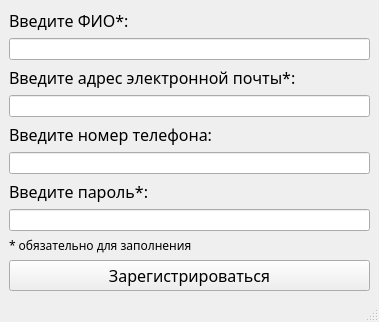
<?xml version="1.0" encoding="UTF-8"?>
<ui version="4.0">
 <class>MainWindow</class>
 <widget class="QMainWindow" name="MainWindow">
  <property name="geometry">
   <rect>
    <x>0</x>
    <y>0</y>
    <width>379</width>
    <height>313</height>
   </rect>
  </property>
  <property name="windowTitle">
   <string>Регистрация</string>
  </property>
  <widget class="QWidget" name="centralwidget">
   <layout class="QVBoxLayout" name="verticalLayout">
    <item>
     <widget class="QLabel" name="label">
      <property name="font">
       <font>
        <family>Candara</family>
        <pointsize>12</pointsize>
       </font>
      </property>
      <property name="text">
       <string>Введите ФИО*:</string>
      </property>
     </widget>
    </item>
    <item>
     <widget class="QLineEdit" name="name"/>
    </item>
    <item>
     <widget class="QLabel" name="label_2">
      <property name="font">
       <font>
        <family>Candara</family>
        <pointsize>12</pointsize>
       </font>
      </property>
      <property name="text">
       <string>Введите адрес электронной почты*:</string>
      </property>
     </widget>
    </item>
    <item>
     <widget class="QLineEdit" name="email">
      <property name="inputMethodHints">
       <set>Qt::ImhNone</set>
      </property>
     </widget>
    </item>
    <item>
     <widget class="QLabel" name="label_3">
      <property name="font">
       <font>
        <family>Candara</family>
        <pointsize>12</pointsize>
       </font>
      </property>
      <property name="text">
       <string>Введите номер телефона:</string>
      </property>
     </widget>
    </item>
    <item>
     <widget class="QLineEdit" name="number"/>
    </item>
    <item>
     <widget class="QLabel" name="label_5">
      <property name="font">
       <font>
        <family>Candara</family>
        <pointsize>12</pointsize>
       </font>
      </property>
      <property name="text">
       <string>Введите пароль*:</string>
      </property>
     </widget>
    </item>
    <item>
     <widget class="QLineEdit" name="password">
      <property name="inputMethodHints">
       <set>Qt::ImhHiddenText|Qt::ImhNoAutoUppercase|Qt::ImhNoPredictiveText|Qt::ImhSensitiveData</set>
      </property>
      <property name="echoMode">
       <enum>QLineEdit::Password</enum>
      </property>
     </widget>
    </item>
    <item>
     <widget class="QLabel" name="label_4">
      <property name="font">
       <font>
        <family>Candara</family>
       </font>
      </property>
      <property name="text">
       <string>* обязательно для заполнения</string>
      </property>
     </widget>
    </item>
    <item>
     <widget class="QPushButton" name="pushButton">
      <property name="font">
       <font>
        <family>Candara</family>
        <pointsize>12</pointsize>
       </font>
      </property>
      <property name="text">
       <string>Зарегистрироваться</string>
      </property>
     </widget>
    </item>
   </layout>
  </widget>
  <widget class="QMenuBar" name="menubar">
   <property name="geometry">
    <rect>
     <x>0</x>
     <y>0</y>
     <width>379</width>
     <height>22</height>
    </rect>
   </property>
  </widget>
  <widget class="QStatusBar" name="statusbar"/>
 </widget>
 <resources/>
 <connections/>
</ui>
